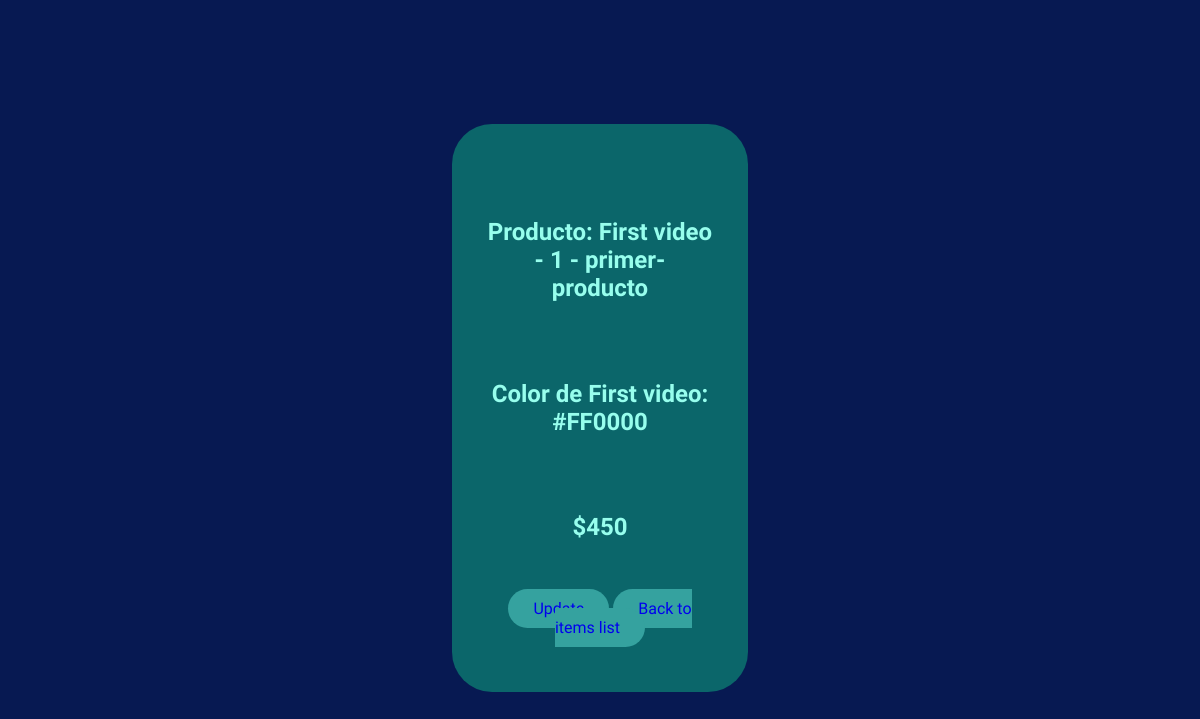
The page /detail/primer-producto/ (signed in) on the database its author committed.
### model_products/models.py (models this page shows, shortened)
class Product(models.Model):
    user = models.ForeignKey(User, blank=True, null=True, on_delete=models.SET_NULL) # user foreign key
    title = models.CharField(max_length=60) # title product
    slug = models.SlugField(unique=True) # slug product
    color = ColorField(default='#FF0000') # color product
    created = models.DateTimeField(auto_now_add=True) # created date
    price = models.IntegerField(default=450) # price product

### model_products/views.py (the view)
# urls.py: path('detail/<slug:slug>/', DetailProduct.as_view()),
class DetailProduct(DetailView):
    model = Product
    template_name = 'pages/detail.html'
    def get_queryset(self):
        product = Product.objects.filter(user=self.request.user)
        return product

### model_products/templates/pages/detail.html (shortened to what this page needs)
{% load static %}
<!DOCTYPE html>
<html lang="en">
<head>
    <link rel='stylesheet' href="{% static 'dear_app/detail.css' %}">
</head>
<body>
    <div class="outer-container">
        <div class="inner-container">
            <br><br>
        <h2>Producto: {{object.title}} - {{object.id}} - {{object.slug}} </h2>
        <br><br>
        <h2>Color de {{object.title}}: {{object.color}}</h2>
        <br><br>
        <h2>${{object.price}}</h2>
        <br><br>
        <a href='/update/{{object.slug}}'>Update</a>
        <a href='/my-products/'>Back to items list</a>
        <br><br>
        </div>
    </div>
</body>
</html>

### dear_app/static/dear_app/detail.css (style rules this page uses)
*,*:before,*:after { box-sizing: border-box; }
body,html { height: 100%; }
body { background-color: rgb(7, 25, 82); color: rgb(151, 254, 237); font-family: 'Playpen Sans', cursive; }
a { text-decoration: none; background-color: rgb(53, 162, 159); border-radius: 20px; padding: 10px 25px; }
.outer-container { display: flex; justify-content: center; align-items: center; height: 100vh; }
.inner-container { background-color: rgb(11, 102, 106); width: 25%; padding: 3%; border-radius: 40px; text-align: center; }

### rows shown on the page
Product: title "First video", id "1", slug "primer-producto", color "#FF0000", price "450"
